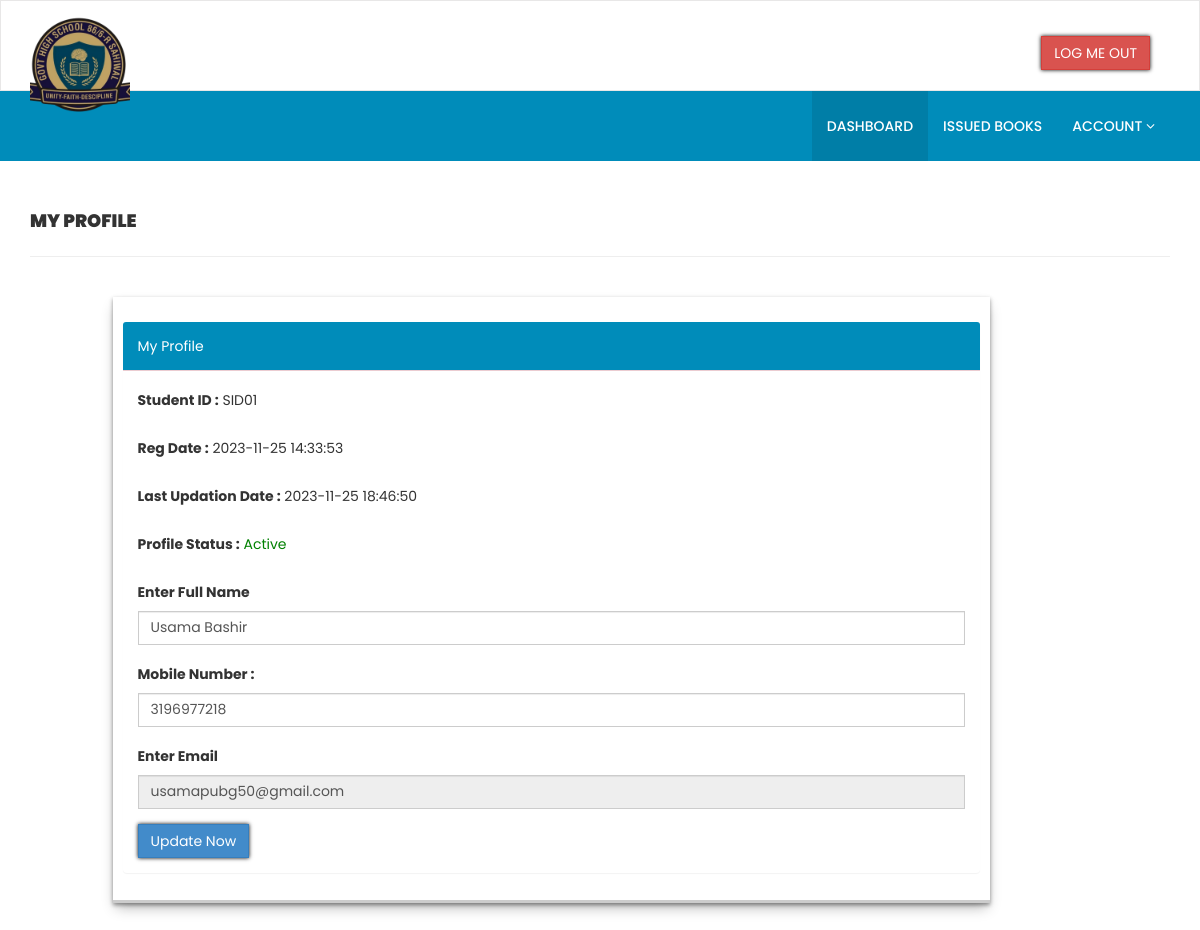
Screenshot of /my-profile.php (signed in) with the database file from the repository.
### tables this page shows
CREATE TABLE `tblstudents` (
  `id` int(11) NOT NULL,
  `StudentId` varchar(100) DEFAULT NULL,
  `FullName` varchar(120) DEFAULT NULL,
  `EmailId` varchar(120) DEFAULT NULL,
  `MobileNumber` char(11) DEFAULT NULL,
  `Password` varchar(120) DEFAULT NULL,
  `Status` int(1) DEFAULT NULL,
  `RegDate` timestamp NULL DEFAULT current_timestamp(),
  `UpdationDate` timestamp NULL DEFAULT NULL ON UPDATE current_timestamp()
);

### my-profile.php (the view, shortened to what this page needs)
<?php
include('includes/config.php');
if (strlen($_SESSION['login']) == 0) {
    header('location:index.php');
} else {
    ?>
<!DOCTYPE html>
<html xmlns="http://www.w3.org/1999/xhtml">
<head>
    <link href="assets/css/bootstrap.css" rel="stylesheet" />
    <link href="assets/css/font-awesome.css" rel="stylesheet" />
    <link href="assets/css/style.css" rel="stylesheet" />
</head>
<body>
    <?php include('includes/header.php'); ?>
    <div class="content-wrapper">
        <div class="container">
            <div class="row pad-botm">
                <div class="col-md-12">
                    <h4 class="header-line">My Profile</h4>
                </div>
            </div>
            <div class="row">
                <div class="col-md-9 col-md-offset-1 bx-shadow">
                    <div class="panel panel-danger">
                        <div class="panel-heading">
                            My Profile
                        </div>
                        <div class="panel-body">
                            <form name="signup" method="post">
                                <?php
                                    $sid = $_SESSION['stdid'];
                                    $sql = "SELECT StudentId,FullName,EmailId,MobileNumber,RegDate,UpdationDate,Status from  tblstudents  where StudentId=:sid ";
                                    $query = $dbh->prepare($sql);
                                    $query->bindParam(':sid', $sid, PDO::PARAM_STR);
                                    $query->execute();
                                    $results = $query->fetchAll(PDO::FETCH_OBJ);
                                    if ($query->rowCount() > 0) {
                                        foreach ($results as $result) { ?>
                                <div class="form-group">
                                    <label>Student ID : </label>
                                    <?php echo htmlentities($result->StudentId); ?>
                                </div>
                                <div class="form-group">
                                    <label>Reg Date : </label>
                                    <?php echo htmlentities($result->RegDate); ?>
                                </div>
                                <?php if ($result->UpdationDate != "") { ?>
                                <div class="form-group">
                                    <label>Last Updation Date : </label>
                                    <?php echo htmlentities($result->UpdationDate); ?>
                                </div>
                                <?php } ?>
                                <div class="form-group">
                                    <label>Profile Status : </label>
                                    <?php if ($result->Status == 1) { ?>
                                    <span style="color: green">Active</span>
                                    <?php } else { ?>
                                    <span style="color: red">Blocked</span>
                                    <?php } ?>
                                </div>
                                <div class="form-group">
                                    <label>Enter Full Name</label>
                                    <input class="form-control" type="text" name="fullanme"
                                        value="<?php echo htmlentities($result->FullName); ?>" autocomplete="off"
                                        required />
                                </div>
                                <div class="form-group">
                                    <label>Mobile Number :</label>
                                    <input class="form-control" type="text" name="mobileno" maxlength="10"
                                        value="<?php echo htmlentities($result->MobileNumber); ?>" autocomplete="off"
                                        required />
                                </div>
                                <div class="form-group">
                                    <label>Enter Email</label>
                                    <input class="form-control" type="email" name="email" id="emailid"
                                        value="<?php echo htmlentities($result->EmailId); ?>" autocomplete="off"
                                        required readonly />
                                </div>
                                <?php }
                                    } ?>
                                <button type="submit" name="update" class="btn btn-primary" id="submit">Update Now
                                </button>
                            </form>
                        </div>
                    </div>
                </div>
            </div>
        </div>
    </div>
</body>
</html>
<?php } ?>

### assets/css/style.css (style rules this page uses)
* { margin: 0; padding: 0; box-sizing: border-box; font-family: 'Poppins', sans-serif; }
body { font-family: 'Open Sans', sans-serif; line-height: 28px; }
.content-wrapper { margin-top: 40px; min-height: 800px; padding-bottom: 90px; }
.header-line { font-weight: 900; padding-bottom: 25px; border-bottom: 1px solid #eeeeee; text-transform: uppercase; }
.pad-botm { padding-bottom: 30px; }
html, body { position: relative; }

### my-profile.php (style rules this page uses)
.btn-primary { border-radius: 0px; box-shadow: 0px 0px 4px black; }
.panel-heading { background-color: #008CBA !important; color: #fff !important; }
.panel { border: none; }
input { border-radius: 0 !important; }
.bx-shadow { padding: 10px; padding-top: 25px; box-shadow: rgba(0, 0, 0, 0.4) 0px 2px 4px, rgba(0, 0, 0, 0.3) 0px 7px 13px -3px, rgba(0, 0, 0, 0.2) 0px -3px 0px inset; }

### includes/header.php (style rules this page uses)
* { margin: 0; padding: 0; box-sizing: border-box; font-family: 'Poppins', sans-serif; }

### rows the page displays
tblstudents: StudentId "SID01", RegDate "2023-11-25 14:33:53", UpdationDate "2023-11-25 18:46:50", Status "Active", fullanme "Usama Bashir", mobileno "3196977218", email "usamapubg50@gmail.com"
